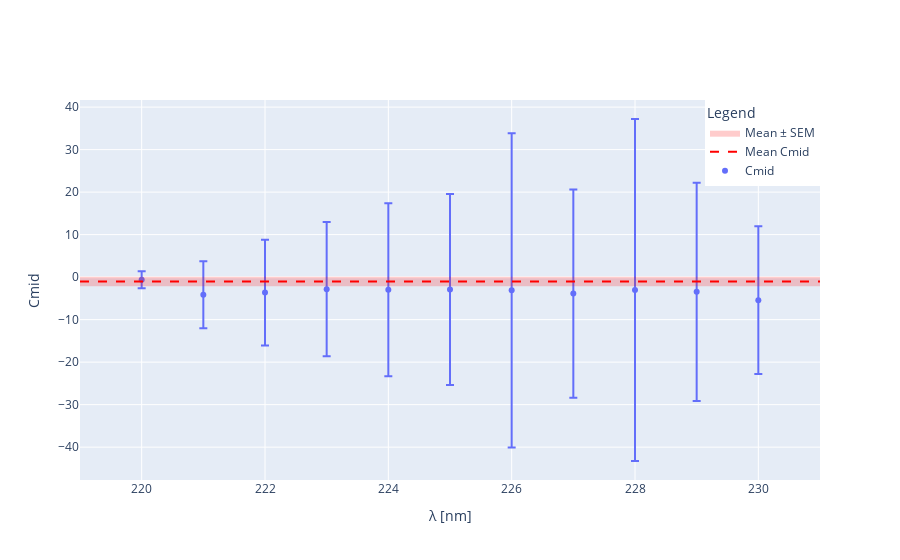

The cell this chart's notebook holds for it:
### Code cell
# Extract Cmid and its error
Cmid_values = fit_df['Cmid']
Cmid_errors = fit_df['Cmid_err']

# Compute mean and standard error of the mean
weights = 1/Cmid_errors**2
mean_Cmid = np.average(Cmid_values, weights=weights)
mean_Cmid_err = np.sqrt(np.sum(weights*((Cmid_values-mean_Cmid)**2))/np.sum(weights))



fig = go.Figure()

# markers
fig.add_trace(go.Scatter(
    x=fit_df['λ'],
    y=Cmid_values,
    error_y=dict(type='data', array=Cmid_errors, visible=True),
    mode='markers',
    name='Cmid'
))

mean_line_points = np.concatenate([[219],fit_df['λ'],[231]])
# mean dashed line
fig.add_trace(go.Scatter(
    x= mean_line_points,
    y=[mean_Cmid]*len(mean_line_points),
    mode='lines',
    line=dict(color='red', dash='dash'),
    name='Mean Cmid'
))

# bottom
fig.add_trace(go.Scatter(
    x=mean_line_points,
    y=[mean_Cmid - mean_Cmid_err]*len(mean_line_points),
    mode='lines',
    line=dict(color='red', width=0),
    showlegend=False
))
#top
fig.add_trace(go.Scatter(
    x=mean_line_points,
    y=[mean_Cmid + mean_Cmid_err]*len(mean_line_points),
    mode='lines',
    fill='tonexty',
    fillcolor='rgba(255,0,0,0.2)',
    line=dict(color='red', width=0),
    name='Mean ± SEM'
))

fig.update_layout(
    xaxis_title='λ [nm]',
    yaxis_title='Cmid',
    # title='Cmid vs λ with Mean and SEM',
    legend_title='Legend',
    legend=dict(
        x=1,
        y=1,
        xanchor='right',
        yanchor='top'
    )
)

fig.show()

### Figure 1 — Plotly figure (JSON) as saved in the notebook; plotly's stock layout.template omitted (floating-point values rounded to 4 significant figures)
{"data": [{"error_y": {"array": [17.38, 25.67, 40.23, 24.49, 36.98, 22.47, 20.35, 15.78, 12.44, 7.874, 2.01], "type": "data", "visible": true}, "mode": "markers", "name": "Cmid", "type": "scatter", "x": [230, 229, 228, 227, 226, 225, 224, 223, 222, 221, 220], "y": [-5.411, -3.45, -3.028, -3.878, -3.107, -2.905, -2.968, -2.834, -3.642, -4.144, -0.6073]}, {"line": {"color": "red", "dash": "dash"}, "mode": "lines", "name": "Mean Cmid", "type": "scatter", "x": [219, 230, 229, 228, 227, 226, 225, 224, 223, 222, 221, 220, 231], "y": [-1.043, -1.043, -1.043, -1.043, -1.043, -1.043, -1.043, -1.043, -1.043, -1.043, -1.043, -1.043, -1.043]}, {"line": {"color": "red", "width": 0}, "mode": "lines", "showlegend": false, "type": "scatter", "x": [219, 230, 229, 228, 227, 226, 225, 224, 223, 222, 221, 220, 231], "y": [-2.173, -2.173, -2.173, -2.173, -2.173, -2.173, -2.173, -2.173, -2.173, -2.173, -2.173, -2.173, -2.173]}, {"fill": "tonexty", "fillcolor": "rgba(255,0,0,0.2)", "line": {"color": "red", "width": 0}, "mode": "lines", "name": "Mean ± SEM", "type": "scatter", "x": [219, 230, 229, 228, 227, 226, 225, 224, 223, 222, 221, 220, 231], "y": [0.08624, 0.08624, 0.08624, 0.08624, 0.08624, 0.08624, 0.08624, 0.08624, 0.08624, 0.08624, 0.08624, 0.08624, 0.08624]}], "layout": {"legend": {"title": {"text": "Legend"}, "x": 1, "xanchor": "right", "y": 1, "yanchor": "top"}, "xaxis": {"title": {"text": "λ [nm]"}}, "yaxis": {"title": {"text": "Cmid"}}}}
